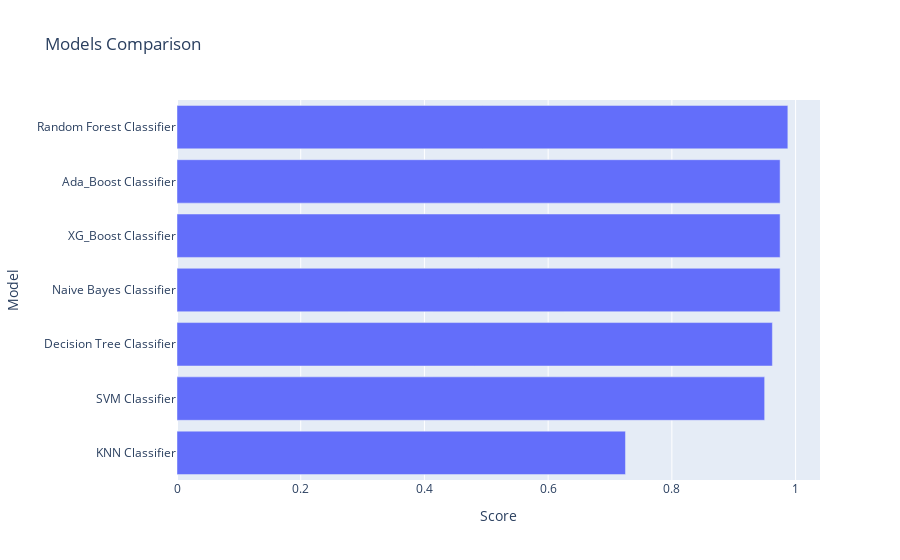

This figure's notebook cell:
### Markdown cell above
## Model Comparison

### Code cell
models = pd.DataFrame({
    'Model' : [ 'Random Forest Classifier', 'SVM Classifier', 'Naive Bayes Classifier','KNN Classifier',
             'XG_Boost Classifier', 'Decision Tree Classifier', 'Ada_Boost Classifier'],
    'Score' : [rand_forest_acc, svm_acc, gnb_acc, knn_acc, xgb_acc, dtc_acc, ada_acc]
})


sorted_models = models.sort_values(by = 'Score', ascending = True)

fig = px.bar(data_frame = sorted_models, x = 'Score', y = 'Model',
       title = 'Models Comparison')

fig.show()

### Figure 1 — Plotly figure (JSON) as saved in the notebook; plotly's stock layout.template omitted (floating-point values rounded to 4 significant figures)
{"data": [{"alignmentgroup": "True", "hovertemplate": "Score=%{x}<br>Model=%{y}<extra></extra>", "legendgroup": "", "marker": {"color": "#636efa", "pattern": {"shape": ""}}, "name": "", "offsetgroup": "", "orientation": "h", "showlegend": false, "textposition": "auto", "type": "bar", "x": [0.725, 0.95, 0.9625, 0.975, 0.975, 0.975, 0.9875], "xaxis": "x", "y": ["KNN Classifier", "SVM Classifier", "Decision Tree Classifier", "Naive Bayes Classifier", "XG_Boost Classifier", "Ada_Boost Classifier", "Random Forest Classifier"], "yaxis": "y"}], "layout": {"barmode": "relative", "legend": {"tracegroupgap": 0}, "title": {"text": "Models Comparison"}, "xaxis": {"anchor": "y", "domain": [0, 1], "title": {"text": "Score"}}, "yaxis": {"anchor": "x", "domain": [0, 1], "title": {"text": "Model"}}}}
